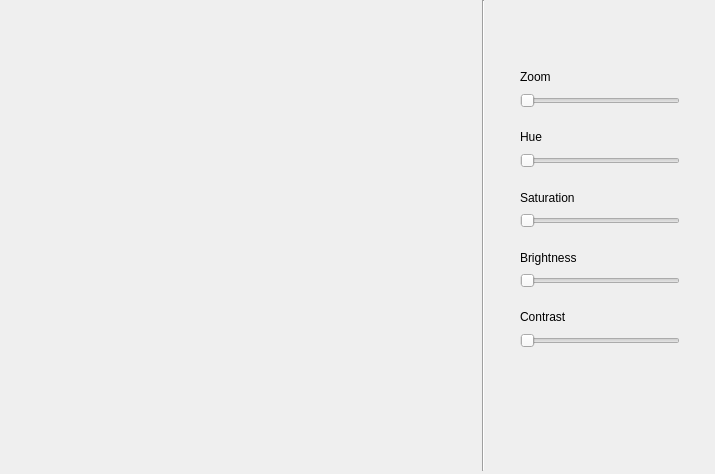
<?xml version="1.0" encoding="UTF-8"?>
<ui version="4.0">
 <class>MainWindow</class>
 <widget class="QMainWindow" name="MainWindow">
  <property name="geometry">
   <rect>
    <x>0</x>
    <y>0</y>
    <width>715</width>
    <height>474</height>
   </rect>
  </property>
  <property name="windowTitle">
   <string>MainWindow</string>
  </property>
  <widget class="QWidget" name="centralWidget">
   <widget class="QLabel" name="canvas">
    <property name="geometry">
     <rect>
      <x>30</x>
      <y>30</y>
      <width>411</width>
      <height>411</height>
     </rect>
    </property>
    <property name="text">
     <string/>
    </property>
   </widget>
   <widget class="Line" name="line">
    <property name="geometry">
     <rect>
      <x>473</x>
      <y>0</y>
      <width>20</width>
      <height>471</height>
     </rect>
    </property>
    <property name="orientation">
     <enum>Qt::Vertical</enum>
    </property>
   </widget>
   <widget class="QSlider" name="zoom">
    <property name="geometry">
     <rect>
      <x>520</x>
      <y>90</y>
      <width>160</width>
      <height>22</height>
     </rect>
    </property>
    <property name="minimum">
     <number>100</number>
    </property>
    <property name="maximum">
     <number>200</number>
    </property>
    <property name="singleStep">
     <number>10</number>
    </property>
    <property name="orientation">
     <enum>Qt::Horizontal</enum>
    </property>
   </widget>
   <widget class="QLabel" name="label">
    <property name="geometry">
     <rect>
      <x>520</x>
      <y>70</y>
      <width>47</width>
      <height>13</height>
     </rect>
    </property>
    <property name="text">
     <string>Zoom</string>
    </property>
   </widget>
   <widget class="QSlider" name="hue">
    <property name="geometry">
     <rect>
      <x>520</x>
      <y>150</y>
      <width>160</width>
      <height>22</height>
     </rect>
    </property>
    <property name="maximum">
     <number>255</number>
    </property>
    <property name="singleStep">
     <number>10</number>
    </property>
    <property name="orientation">
     <enum>Qt::Horizontal</enum>
    </property>
   </widget>
   <widget class="QLabel" name="label_2">
    <property name="geometry">
     <rect>
      <x>520</x>
      <y>130</y>
      <width>47</width>
      <height>13</height>
     </rect>
    </property>
    <property name="text">
     <string>Hue</string>
    </property>
   </widget>
   <widget class="QSlider" name="saturation">
    <property name="geometry">
     <rect>
      <x>520</x>
      <y>210</y>
      <width>160</width>
      <height>22</height>
     </rect>
    </property>
    <property name="maximum">
     <number>255</number>
    </property>
    <property name="singleStep">
     <number>10</number>
    </property>
    <property name="pageStep">
     <number>10</number>
    </property>
    <property name="orientation">
     <enum>Qt::Horizontal</enum>
    </property>
   </widget>
   <widget class="QLabel" name="label_3">
    <property name="geometry">
     <rect>
      <x>520</x>
      <y>190</y>
      <width>61</width>
      <height>16</height>
     </rect>
    </property>
    <property name="text">
     <string>Saturation</string>
    </property>
   </widget>
   <widget class="QSlider" name="brightness">
    <property name="geometry">
     <rect>
      <x>520</x>
      <y>270</y>
      <width>160</width>
      <height>22</height>
     </rect>
    </property>
    <property name="pageStep">
     <number>10</number>
    </property>
    <property name="orientation">
     <enum>Qt::Horizontal</enum>
    </property>
   </widget>
   <widget class="QLabel" name="label_4">
    <property name="geometry">
     <rect>
      <x>520</x>
      <y>250</y>
      <width>61</width>
      <height>16</height>
     </rect>
    </property>
    <property name="text">
     <string>Brightness</string>
    </property>
   </widget>
   <widget class="QSlider" name="contrast">
    <property name="geometry">
     <rect>
      <x>520</x>
      <y>330</y>
      <width>160</width>
      <height>22</height>
     </rect>
    </property>
    <property name="minimum">
     <number>100</number>
    </property>
    <property name="maximum">
     <number>150</number>
    </property>
    <property name="singleStep">
     <number>5</number>
    </property>
    <property name="pageStep">
     <number>5</number>
    </property>
    <property name="sliderPosition">
     <number>100</number>
    </property>
    <property name="orientation">
     <enum>Qt::Horizontal</enum>
    </property>
   </widget>
   <widget class="QLabel" name="label_5">
    <property name="geometry">
     <rect>
      <x>520</x>
      <y>310</y>
      <width>47</width>
      <height>13</height>
     </rect>
    </property>
    <property name="text">
     <string>Contrast</string>
    </property>
   </widget>
  </widget>
 </widget>
 <layoutdefault spacing="6" margin="11"/>
 <resources/>
 <connections/>
</ui>
